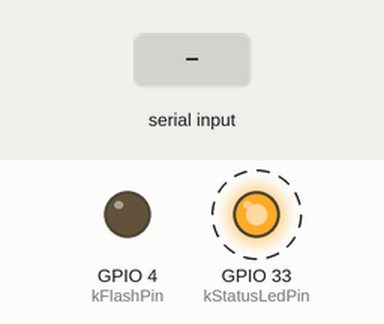
A program run on a simulated ESP32. Parts: output pins drawn as LEDs (lit = HIGH). Dashed ring = blinking. Inputs (shaded band) come from the test bench. Nothing arrives over Bluetooth unless stated; the camera gives no picture; what the program prints to the serial monitor is not drawn.

Above: at 1.6 s.
1.8 s: "i\n" received over Serial
4.8 s: "c\n" received over Serial
At 6.1 s:
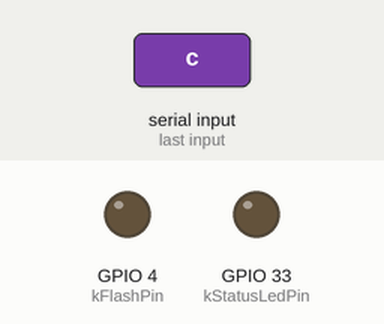
At 7.4 s:
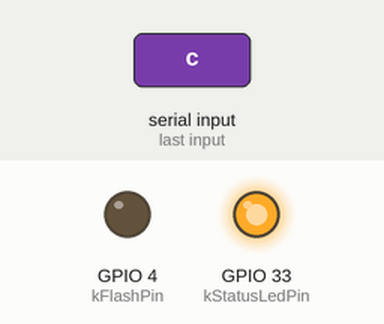
7.8 s: "t\n" received over Serial
Timing chart, 0 to 16.1 s (numbered marks = the images above; inputs shaded):
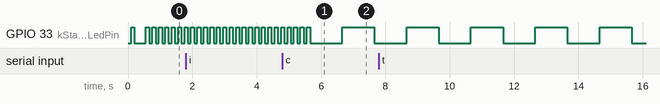

Measured:
- by itself, GPIO 33 (kStatusLedPin): alternates HIGH for 1.0 s and LOW for 1.0 s

The program:

main.cpp
```cpp
#include <Arduino.h>
#include <freertos/FreeRTOS.h>
#include <freertos/task.h>
#include "CameraController.h"
#include "Settings.h"
#include "TransportManager.h"

CameraController camera;
Settings settings;
TransportManager transports(camera, settings);

namespace {
// The AI Thinker ESP32-CAM has a RED, active-low status LED on GPIO33.
constexpr uint8_t kStatusLedPin = 33;
constexpr uint32_t kFastBlinkMs = 100;
constexpr uint32_t kNormalBlinkMs = 1000;
constexpr uint32_t kExtraFastBlinkMs = 5000;
TaskHandle_t statusLedTaskHandle = nullptr;

void statusLedTask(void*) {
  bool initialized = false;
  TickType_t initializedAt = 0;
  while (true) {
    if (!initialized && ulTaskNotifyTake(pdTRUE, 0) > 0) {
      initialized = true;
      initializedAt = xTaskGetTickCount();
    }
    // Keep blinking rapidly for 5 more seconds after initialization succeeds.
    const bool fastBlink = !initialized ||
        (xTaskGetTickCount() - initializedAt < pdMS_TO_TICKS(kExtraFastBlinkMs));
    const TickType_t interval = pdMS_TO_TICKS(fastBlink ? kFastBlinkMs : kNormalBlinkMs);
    digitalWrite(kStatusLedPin, LOW);   // LED ON (active low)
    vTaskDelay(interval);
    digitalWrite(kStatusLedPin, HIGH);  // LED OFF
    vTaskDelay(interval);
  }
}
}

void setup() {
  pinMode(kStatusLedPin, OUTPUT);
  digitalWrite(kStatusLedPin, HIGH);
  // Independent task keeps blinking while camera/Wi-Fi initialization blocks.
  BaseType_t ledStarted = xTaskCreate(statusLedTask, "status-led", 2048, nullptr,
                                      1, &statusLedTaskHandle);
  Serial.begin(115200);
  delay(250);
  settings.begin();
  const bool cameraReady = camera.begin();
  if (!cameraReady) Serial.println("Camera initialization failed; i reports state");
  transports.begin();
  if (ledStarted == pdPASS && cameraReady) {
    xTaskNotifyGive(statusLedTaskHandle); // 5s extra fast, then 1s ON / 1s OFF.
  }
  // Failed camera: rapid blinking remains. Failed task creation: LED stays OFF.
}

void loop() {
  transports.poll();
  delay(1);
}
```

CameraController.h
```cpp
#pragma once

#include <Arduino.h>
#include <esp_camera.h>

class CameraController {
 public:
  bool begin();
  String infoJson() const;
  camera_fb_t* capture() const;
  void release(camera_fb_t* frame) const;
  bool ready() const { return ready_; }

 private:
  bool ready_ = false;
};
```

CommandProcessor.h
```cpp
#pragma once

#include <Arduino.h>
#include "CameraController.h"
#include "FirmwareSelfTest.h"
#include "Settings.h"

class CommandProcessor {
 public:
  CommandProcessor(CameraController& camera, Settings& settings)
      : camera_(camera), tests_(camera, settings) {}
  void execute(String line, Stream& output);

 private:
  CameraController& camera_;
  FirmwareSelfTest tests_;
};
```

FirmwareSelfTest.h
```cpp
#pragma once

#include <Arduino.h>
#include "CameraController.h"
#include "Settings.h"

class FirmwareSelfTest {
 public:
  FirmwareSelfTest(CameraController& camera, Settings& settings)
      : camera_(camera), settings_(settings) {}

  // Safe on a running device. Does not alter any active transport.
  String run() const;

 private:
  CameraController& camera_;
  Settings& settings_;
};
```

ProtocolChecks.h
```cpp
#pragma once

// Pure C++ helpers shared by ESP32 firmware and desktop unit tests.
// Do not add Arduino dependencies here.
#include <cstddef>
#include <cstdint>
#include <cstring>

inline bool isSupportedCommand(const char* value) {
  return value && (std::strcmp(value, "i") == 0 ||
                   std::strcmp(value, "c") == 0 ||
                   std::strcmp(value, "t") == 0);
}

inline bool hasJpegMarkers(const std::uint8_t* bytes, std::size_t length) {
  // Basic JPEG signature check; not a complete JPEG decoder.
  return bytes && length >= 4 && bytes[0] == 0xFF && bytes[1] == 0xD8 &&
         bytes[length - 2] == 0xFF && bytes[length - 1] == 0xD9;
}
```

TransportManager.h
```cpp
#pragma once

#include <Arduino.h>
#include <BluetoothSerial.h>
#include <WebServer.h>
#include <WiFi.h>
#include "CameraController.h"
#include "CommandProcessor.h"
#include "FirmwareSelfTest.h"
#include "Settings.h"

class TransportManager {
 public:
  TransportManager(CameraController& camera, Settings& settings);
  void begin();
  void poll();

 private:
  void startWifi();
  void stopWifiServers();
  void pollWifi();
  void pollLines(Stream& input, String& buffer);
  void installHttpHandlers();
  void sendHttpInfo();
  void sendHttpTest();
  void sendHttpCapture();

  CameraController& camera_;
  Settings& settings_;
  CommandProcessor commands_;
  FirmwareSelfTest tests_;
  WiFiServer tcpServer_{3333};
  WiFiClient tcpClient_;
  WebServer http_{80};
  BluetoothSerial bluetooth_;
  String usbLine_;
  String tcpLine_;
  String bluetoothLine_;
  bool tcpListening_ = false;
  bool httpListening_ = false;
  bool bluetoothListening_ = false;
  uint32_t wifiAttemptAt_ = 0;
};
```

CameraController.cpp
```cpp
#include "CameraController.h"
#include "img_converters.h"
#include "esp_heap_caps.h"

namespace {

constexpr uint8_t kFlashPin = 4;  // AI Thinker ESP32-CAM white flash LED; HIGH = on.
constexpr uint8_t kFlashThreshold = 70;  // Mean brightness, 0 (black) to 255 (white).
constexpr uint32_t kFlashSettleMs = 200;
constexpr size_t kPixelSampleStep = 8;

// Return false when brightness cannot be measured; keep the original JPEG then.
bool needsFlash(const camera_fb_t* frame, bool& dark) {
  dark = false;
  if (!frame || frame->format != PIXFORMAT_JPEG || !frame->width || !frame->height) {
    return false;
  }

  const size_t width = frame->width;
  const size_t height = frame->height;
  const size_t bytes = width * height * 3;
  uint8_t* rgb = static_cast<uint8_t*>(
      heap_caps_malloc(bytes, psramFound() ? (MALLOC_CAP_SPIRAM | MALLOC_CAP_8BIT)
                                       : MALLOC_CAP_8BIT));
  if (!rgb) return false;

  const bool decoded = fmt2rgb888(frame->buf, frame->len, frame->format, rgb);
  if (!decoded) {
    heap_caps_free(rgb);
    return false;
  }

  uint64_t totalBrightness = 0;
  uint32_t samples = 0;
  for (size_t y = 0; y < height; y += kPixelSampleStep) {
    for (size_t x = 0; x < width; x += kPixelSampleStep) {
      const size_t offset = (y * width + x) * 3;
      // Approximate perceived brightness from an RGB pixel.
      const uint32_t brightness =
          (77U * rgb[offset] + 150U * rgb[offset + 1] + 29U * rgb[offset + 2]) >> 8;
      totalBrightness += brightness;
      ++samples;
    }
  }

  heap_caps_free(rgb);
  dark = samples && (totalBrightness / samples < kFlashThreshold);
  return true;
}

}  // namespace

bool CameraController::begin() {
  pinMode(kFlashPin, OUTPUT);
  digitalWrite(kFlashPin, LOW);  // Never leave the white flash on at startup.

  camera_config_t config = {};
  // AI Thinker ESP32-CAM / OV2640 pinout (no SD-card support in this app).
  config.pin_pwdn = 32;
  config.pin_reset = -1;
  config.pin_xclk = 0;
  config.pin_sccb_sda = 26;
  config.pin_sccb_scl = 27;
  config.pin_d7 = 35;
  config.pin_d6 = 34;
  config.pin_d5 = 39;
  config.pin_d4 = 36;
  config.pin_d3 = 21;
  config.pin_d2 = 19;
  config.pin_d1 = 18;
  config.pin_d0 = 5;
  config.pin_vsync = 25;
  config.pin_href = 23;
  config.pin_pclk = 22;
  config.xclk_freq_hz = 20000000;
  config.ledc_timer = LEDC_TIMER_0;
  config.ledc_channel = LEDC_CHANNEL_0;
  config.pixel_format = PIXFORMAT_JPEG;
  config.frame_size = psramFound() ? FRAMESIZE_VGA : FRAMESIZE_QVGA;
  config.jpeg_quality = 12;
  config.fb_count = 1;
  config.fb_location = psramFound() ? CAMERA_FB_IN_PSRAM : CAMERA_FB_IN_DRAM;
  config.grab_mode = CAMERA_GRAB_WHEN_EMPTY;

  ready_ = esp_camera_init(&config) == ESP_OK;
  return ready_;
}

String CameraController::infoJson() const {
  String out = "{\"ok\":true,\"cmd\":\"i\",\"cameraReady\":";
  out += ready_ ? "true" : "false";
  out += ",\"board\":\"AI Thinker ESP32-CAM\",\"format\":\"jpeg\",\"psram\":";
  out += psramFound() ? "true" : "false";
  if (ready_) {
    sensor_t* sensor = esp_camera_sensor_get();
    if (sensor) {
      out += ",\"sensorPid\":";
      out += String(sensor->id.PID);
      out += ",\"frameSizeCode\":";
      out += String(static_cast<int>(sensor->status.framesize));
      out += ",\"jpegQuality\":";
      out += String(sensor->status.quality);
    }
  }
  out += "}";
  return out;
}

camera_fb_t* CameraController::capture() const {
  if (!ready_) return nullptr;

  camera_fb_t* preview = esp_camera_fb_get();
  if (!preview) return nullptr;

  bool dark = false;
  if (!needsFlash(preview, dark) || !dark) return preview;

  // One frame buffer is configured: release the preview before capturing again.
  esp_camera_fb_return(preview);
  digitalWrite(kFlashPin, HIGH);
  delay(kFlashSettleMs);

  // Let auto-exposure adjust to the flash; discard the first lit frame.
  camera_fb_t* settlingFrame = esp_camera_fb_get();
  if (settlingFrame) esp_camera_fb_return(settlingFrame);

  camera_fb_t* result = esp_camera_fb_get();
  digitalWrite(kFlashPin, LOW);  // Also turn off the flash if capture failed.
  return result;
}

void CameraController::release(camera_fb_t* frame) const {
  if (frame) esp_camera_fb_return(frame);
}
```

CommandProcessor.cpp
```cpp
#include "CommandProcessor.h"

void CommandProcessor::execute(String line, Stream& output) {
  line.trim();
  if (line == "i") {
    output.println(camera_.infoJson());
    return;
  }
  if (line == "t") {
    output.println(tests_.run());
    return;
  }
  if (line == "c") {
    camera_fb_t* frame = camera_.capture();
    if (!frame) {
      output.println("{\"ok\":false,\"error\":\"capture_failed\"}");
      return;
    }
    // Framing: JSON header + LF, then exactly `size` raw JPEG bytes.
    output.print("{\"ok\":true,\"cmd\":\"c\",\"mime\":\"image/jpeg\",\"size\":");
    output.print(frame->len);
    output.println("}");
    size_t sent = 0;
    while (sent < frame->len) {
      const size_t chunk = min(static_cast<size_t>(2048), frame->len - sent);
      const size_t count = output.write(frame->buf + sent, chunk);
      if (!count) break; // Disconnected transport; parser will reject a short frame.
      sent += count;
    }
    camera_.release(frame);
    return;
  }
  output.println("{\"ok\":false,\"error\":\"unknown_command\"}");
}
```

FirmwareSelfTest.cpp
```cpp
#include "FirmwareSelfTest.h"
#include <WiFi.h>
#include "ProtocolChecks.h"

namespace {
const char* jsonBool(bool value) { return value ? "true" : "false"; }
}

String FirmwareSelfTest::run() const {
  const bool cameraInitialized = camera_.ready();
  const bool sensorDetected = cameraInitialized && esp_camera_sensor_get() != nullptr;

  camera_fb_t* frame = camera_.capture();
  const bool captureOk = frame != nullptr && frame->len > 0;
  const size_t frameBytes = captureOk ? frame->len : 0;
  const bool jpegOk = captureOk && frame->format == PIXFORMAT_JPEG &&
                      hasJpegMarkers(frame->buf, frame->len);
  camera_.release(frame);

  const bool wifiOk = WiFi.status() == WL_CONNECTED;
  // Network reachability is diagnostic, not a prerequisite for camera health.
  const bool passed = cameraInitialized && sensorDetected && captureOk && jpegOk;

  String json;
  json.reserve(420);
  json += "{\"ok\":true,\"cmd\":\"t\",\"passed\":";
  json += jsonBool(passed);
  json += ",\"checks\":{\"cameraInitialized\":";
  json += jsonBool(cameraInitialized);
  json += ",\"sensorDetected\":";
  json += jsonBool(sensorDetected);
  json += ",\"frameCaptured\":";
  json += jsonBool(captureOk);
  json += ",\"jpegMarkersValid\":";
  json += jsonBool(jpegOk);
  json += "},\"details\":{\"wifiConfigured\":";
  json += jsonBool(settings_.wifiConfigured());
  json += ",\"wifiConnected\":";
  json += jsonBool(wifiOk);
  json += ",\"psramPresent\":";
  json += jsonBool(psramFound());
  json += ",\"freeHeapBytes\":";
  json += String(ESP.getFreeHeap());
  json += ",\"frameBytes\":";
  json += String(frameBytes);
  json += "}}";
  return json;
}
```

TransportManager.cpp
```cpp
#include "TransportManager.h"
#include "AppConfig.h"

TransportManager::TransportManager(CameraController& camera, Settings& settings)
    : camera_(camera), settings_(settings), commands_(camera, settings), tests_(camera, settings) {}

void TransportManager::begin() {
  installHttpHandlers();
  // USB serial is already running. Bluetooth and Wi-Fi start independently.
  bluetoothListening_ = bluetooth_.begin(settings_.bluetoothName());
  Serial.println(bluetoothListening_ ? "Bluetooth SPP listening" : "Bluetooth SPP failed to start");
  if (settings_.wifiConfigured()) {
    startWifi();
  } else {
    Serial.println("Wi-Fi disabled: set CAMERA_WIFI_SSID in include/AppConfig.h");
  }
  Serial.println("ESP32-CAM commands: i (info), c (JPEG), t (self-test)");
}

void TransportManager::poll() {
  // All enabled transports are serviced on every iteration of the main loop.
  pollLines(Serial, usbLine_);
  if (bluetoothListening_) pollLines(bluetooth_, bluetoothLine_);
  pollWifi();
}

void TransportManager::pollLines(Stream& input, String& buffer) {
  // Bound the command length; JPEG payloads are outbound only.
  for (int consumed = 0; input.available() && consumed < 256; ++consumed) {
    const char character = static_cast<char>(input.read());
    if (character == '\n' || character == '\r') {
      if (!buffer.isEmpty()) {
        commands_.execute(buffer, input);
        buffer = "";
      }
    } else if (buffer.length() < 80) {
      buffer += character;
    } else {
      buffer = "";
      input.println("{\"ok\":false,\"error\":\"command_too_long\"}");
    }
  }
}

void TransportManager::stopWifiServers() {
  if (tcpClient_) tcpClient_.stop();
  if (tcpListening_) tcpServer_.end();
  if (httpListening_) http_.stop();
  tcpListening_ = false;
  httpListening_ = false;
  tcpLine_ = "";
}

void TransportManager::startWifi() {
  WiFi.mode(WIFI_STA);
  WiFi.begin(settings_.wifiSsid(), settings_.wifiPassword());
  wifiAttemptAt_ = millis();
  Serial.println("Wi-Fi connecting (TCP + HTTP will start when connected)");
}

void TransportManager::pollWifi() {
  if (!settings_.wifiConfigured()) return;
  if (WiFi.status() != WL_CONNECTED) {
    if (tcpListening_ || httpListening_) {
      stopWifiServers();
      Serial.println("Wi-Fi lost; TCP/HTTP stopped; USB/Bluetooth still active");
    }
    if (millis() - wifiAttemptAt_ >= 15000) {
      WiFi.reconnect();
      wifiAttemptAt_ = millis();
    }
    return;
  }
  if (!httpListening_) {
    http_.begin();
    httpListening_ = true;
    Serial.print("HTTP listening: http://");
    Serial.println(WiFi.localIP());
  }
  if (!tcpListening_) {
    tcpServer_.begin();
    tcpListening_ = true;
    Serial.print("TCP: ");
    Serial.print(WiFi.localIP());
    Serial.println(":3333");
  }
  // HTTP, raw TCP, Bluetooth and USB all stay enabled concurrently.
  http_.handleClient();
  if (!tcpClient_ || !tcpClient_.connected()) {
    if (tcpClient_) tcpClient_.stop();
    tcpClient_ = tcpServer_.available();
    tcpLine_ = "";
  }
  if (tcpClient_ && tcpClient_.connected()) pollLines(tcpClient_, tcpLine_);
}

void TransportManager::installHttpHandlers() {
  http_.on("/info", HTTP_GET, [this]() { sendHttpInfo(); });
  http_.on("/test", HTTP_GET, [this]() { sendHttpTest(); });
  http_.on("/capture", HTTP_GET, [this]() { sendHttpCapture(); });
  http_.onNotFound([this]() {
    http_.send(404, "application/json", "{\"ok\":false,\"error\":\"not_found\"}");
  });
}

void TransportManager::sendHttpInfo() {
  http_.send(200, "application/json", camera_.infoJson());
}

void TransportManager::sendHttpTest() {
  http_.send(200, "application/json", tests_.run());
}

void TransportManager::sendHttpCapture() {
  camera_fb_t* frame = camera_.capture();
  if (!frame) {
    http_.send(503, "application/json", "{\"ok\":false,\"error\":\"capture_failed\"}");
    return;
  }
  http_.setContentLength(frame->len);
  http_.send(200, "image/jpeg", "");
  size_t sent = 0;
  while (sent < frame->len) {
    const size_t chunk = min(static_cast<size_t>(2048), frame->len - sent);
    const size_t count = http_.client().write(frame->buf + sent, chunk);
    if (!count) break;
    sent += count;
  }
  camera_.release(frame);
}
```

AppConfig.h
```cpp
#pragma once

// Add your 2.4 GHz Wi-Fi credentials before selecting TCP or HTTP mode.
// Leave empty to use USB and/or Bluetooth only.
#define CAMERA_WIFI_SSID ""
#define CAMERA_WIFI_PASSWORD ""
#define CAMERA_BT_NAME "ESP32-CAM-Control"
```

Settings.h
```cpp
#pragma once

#include <Arduino.h>
#include "AppConfig.h"

class Settings {
 public:
  void begin();
  bool wifiConfigured() const { return wifiConfigured_; }
  const char* wifiSsid() const { return CAMERA_WIFI_SSID; }
  const char* wifiPassword() const { return CAMERA_WIFI_PASSWORD; }
  const char* bluetoothName() const { return CAMERA_BT_NAME; }

 private:
  bool wifiConfigured_ = false;
};
```

Settings.cpp
```cpp
#include "Settings.h"
#include <cstring>

void Settings::begin() {
  // Firmware configuration is independent of the client's transport choice.
  // No wireless-mode selection is stored on the ESP32.
  wifiConfigured_ = std::strlen(wifiSsid()) != 0;
}
```
